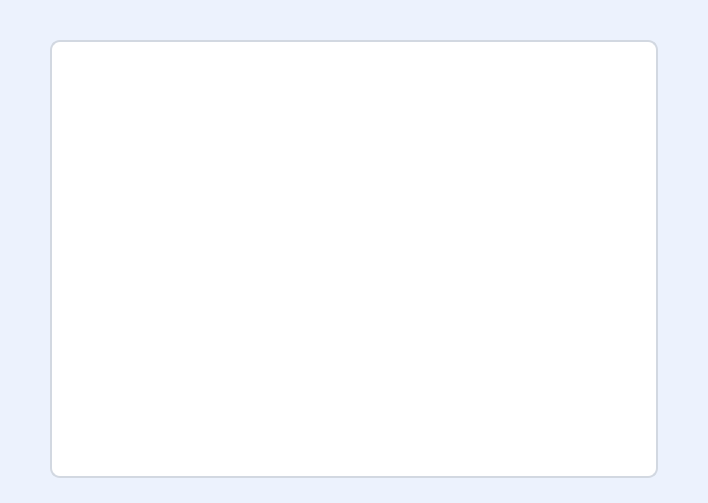
<?xml version="1.0" encoding="UTF-8"?>
<ui version="4.0">
 <class>Form</class>
 <widget class="QWidget" name="Form">
  <property name="geometry">
   <rect>
    <x>0</x>
    <y>0</y>
    <width>708</width>
    <height>503</height>
   </rect>
  </property>
  <property name="windowTitle">
   <string>Form</string>
  </property>
  <property name="styleSheet">
   <string notr="true">QWidget {
	background-color: #ECF2FD;
}

</string>
  </property>
  <layout class="QHBoxLayout" name="horizontalLayout">
   <property name="leftMargin">
    <number>50</number>
   </property>
   <property name="topMargin">
    <number>40</number>
   </property>
   <property name="rightMargin">
    <number>50</number>
   </property>
   <property name="bottomMargin">
    <number>25</number>
   </property>
   <item>
    <widget class="QWidget" name="widget" native="true">
     <property name="styleSheet">
      <string notr="true">background-color: rgb(255, 255, 255);
border-radius: 10px;
border: 2px solid rgb(210, 216, 225);</string>
     </property>
    </widget>
   </item>
  </layout>
 </widget>
 <resources/>
 <connections/>
</ui>
